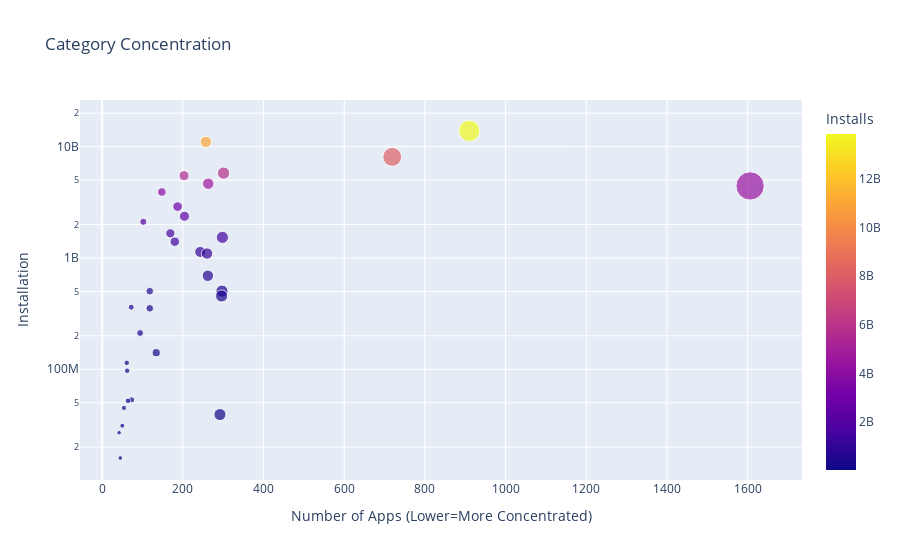

Notebook code for this chart:
### Markdown cell above
### Category Concentration - Downloads vs. Competition

**Challenge**: 
* First, create a DataFrame that has the number of apps in one column and the number of installs in another:

<img src=https://imgur.com/uQRSlXi.png width="350">

* Then use the [plotly express examples from the documentation](https://plotly.com/python/line-and-scatter/) alongside the [.scatter() API reference](https://plotly.com/python-api-reference/generated/plotly.express.scatter.html)to create scatter plot that looks like this. 

<img src=https://imgur.com/cHsqh6a.png>

*Hint*: Use the size, hover_name and color parameters in .scatter(). To scale the yaxis, call .update_layout() and specify that the yaxis should be on a log-scale like so: yaxis=dict(type='log')

### Code cell
df_apps_in_category = df_apps_clean.groupby('Category').agg({'App': pd.Series.count})
df_apps_num_install = df_apps_clean.groupby('Category').agg({'Installs': pd.Series.sum})
df_apps_combined = pd.merge(left=df_apps_in_category, right=df_apps_num_install, on='Category')
df_apps_combined.sort_values('Installs', inplace=True, ascending=False)
scatter = px.scatter(df_apps_combined,
    x='App',
    y='Installs',
    hover_name=df_apps_combined.index,
    title='Category Concentration',
    size='App',
    color='Installs'  
)
scatter.update_layout(
    xaxis_title='Number of Apps (Lower=More Concentrated)',
    yaxis_title='Installation',
    yaxis=dict(type='log')
)

### Figure 1 — Plotly figure (JSON) as saved in the notebook; plotly's stock layout.template omitted (floating-point values rounded to 4 significant figures)
{"data": [{"hovertemplate": "<b>%{hovertext}</b><br><br>App=%{marker.size}<br>Installs=%{marker.color}<extra></extra>", "hovertext": ["GAME", "COMMUNICATION", "TOOLS", "PRODUCTIVITY", "SOCIAL", "PHOTOGRAPHY", "FAMILY", "VIDEO_PLAYERS", "TRAVEL_AND_LOCAL", "NEWS_AND_MAGAZINES", "ENTERTAINMENT", "BOOKS_AND_REFERENCE", "PERSONALIZATION", "SHOPPING", "HEALTH_AND_FITNESS", "SPORTS", "BUSINESS", "LIFESTYLE", "MAPS_AND_NAVIGATION", "FINANCE", "WEATHER", "EDUCATION", "FOOD_AND_DRINK", "DATING", "ART_AND_DESIGN", "HOUSE_AND_HOME", "AUTO_AND_VEHICLES", "LIBRARIES_AND_DEMO", "COMICS", "MEDICAL", "PARENTING", "BEAUTY", "EVENTS"], "legendgroup": "", "marker": {"color": [13858762717, 11039241530, 8099724500, 5788070180, 5487841475, 4649143130, 4437554490, 3916897200, 2894859300, 2369110650, 2113660000, 1665791655, 1532352930, 1400331540, 1134006220, 1096431465, 692018120, 503611120, 503267560, 455249400, 361096500, 352852000, 211677750, 140912410, 114233100, 97082000, 53129800, 52083000, 44931100, 39162676, 31116110, 26916200, 15949410], "coloraxis": "coloraxis", "size": [910, 257, 719, 301, 203, 263, 1606, 148, 187, 204, 102, 169, 298, 180, 243, 260, 262, 297, 118, 296, 72, 118, 94, 134, 61, 62, 73, 64, 54, 292, 50, 42, 45], "sizemode": "area", "sizeref": 4.015, "symbol": "circle"}, "mode": "markers", "name": "", "orientation": "v", "showlegend": false, "type": "scatter", "x": [910, 257, 719, 301, 203, 263, 1606, 148, 187, 204, 102, 169, 298, 180, 243, 260, 262, 297, 118, 296, 72, 118, 94, 134, 61, 62, 73, 64, 54, 292, 50, 42, 45], "xaxis": "x", "y": [13858762717, 11039241530, 8099724500, 5788070180, 5487841475, 4649143130, 4437554490, 3916897200, 2894859300, 2369110650, 2113660000, 1665791655, 1532352930, 1400331540, 1134006220, 1096431465, 692018120, 503611120, 503267560, 455249400, 361096500, 352852000, 211677750, 140912410, 114233100, 97082000, 53129800, 52083000, 44931100, 39162676, 31116110, 26916200, 15949410], "yaxis": "y"}], "layout": {"coloraxis": {"colorbar": {"title": {"text": "Installs"}}, "colorscale": [[0, "#0d0887"], [0.1111, "#46039f"], [0.2222, "#7201a8"], [0.3333, "#9c179e"], [0.4444, "#bd3786"], [0.5556, "#d8576b"], [0.6667, "#ed7953"], [0.7778, "#fb9f3a"], [0.8889, "#fdca26"], [1, "#f0f921"]]}, "legend": {"itemsizing": "constant", "tracegroupgap": 0}, "title": {"text": "Category Concentration"}, "xaxis": {"anchor": "y", "domain": [0, 1], "title": {"text": "Number of Apps (Lower=More Concentrated)"}}, "yaxis": {"anchor": "x", "domain": [0, 1], "title": {"text": "Installation"}, "type": "log"}}}
